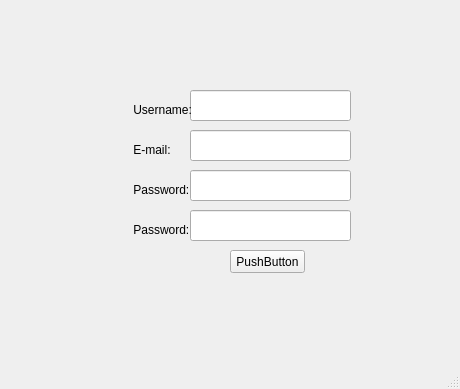
<?xml version="1.0" encoding="UTF-8"?>
<ui version="4.0">
 <class>MainWindow</class>
 <widget class="QMainWindow" name="MainWindow">
  <property name="geometry">
   <rect>
    <x>0</x>
    <y>0</y>
    <width>460</width>
    <height>389</height>
   </rect>
  </property>
  <property name="windowTitle">
   <string>MainWindow</string>
  </property>
  <widget class="QWidget" name="centralwidget">
   <widget class="QLineEdit" name="lineEdit">
    <property name="geometry">
     <rect>
      <x>190</x>
      <y>90</y>
      <width>161</width>
      <height>31</height>
     </rect>
    </property>
    <property name="text">
     <string/>
    </property>
   </widget>
   <widget class="QLabel" name="label">
    <property name="geometry">
     <rect>
      <x>130</x>
      <y>100</y>
      <width>61</width>
      <height>20</height>
     </rect>
    </property>
    <property name="text">
     <string> Username:</string>
    </property>
   </widget>
   <widget class="QLineEdit" name="lineEdit_2">
    <property name="geometry">
     <rect>
      <x>190</x>
      <y>130</y>
      <width>161</width>
      <height>31</height>
     </rect>
    </property>
   </widget>
   <widget class="QLineEdit" name="lineEdit_3">
    <property name="geometry">
     <rect>
      <x>190</x>
      <y>170</y>
      <width>161</width>
      <height>31</height>
     </rect>
    </property>
    <property name="text">
     <string/>
    </property>
   </widget>
   <widget class="QLineEdit" name="lineEdit_4">
    <property name="geometry">
     <rect>
      <x>190</x>
      <y>210</y>
      <width>161</width>
      <height>31</height>
     </rect>
    </property>
    <property name="text">
     <string/>
    </property>
   </widget>
   <widget class="QLabel" name="label_2">
    <property name="geometry">
     <rect>
      <x>130</x>
      <y>140</y>
      <width>61</width>
      <height>20</height>
     </rect>
    </property>
    <property name="text">
     <string> E-mail:</string>
    </property>
   </widget>
   <widget class="QLabel" name="label_3">
    <property name="geometry">
     <rect>
      <x>130</x>
      <y>220</y>
      <width>61</width>
      <height>20</height>
     </rect>
    </property>
    <property name="text">
     <string> Password:</string>
    </property>
   </widget>
   <widget class="QLabel" name="label_4">
    <property name="geometry">
     <rect>
      <x>130</x>
      <y>180</y>
      <width>61</width>
      <height>20</height>
     </rect>
    </property>
    <property name="text">
     <string> Password:</string>
    </property>
   </widget>
   <widget class="QPushButton" name="pushButton">
    <property name="geometry">
     <rect>
      <x>230</x>
      <y>250</y>
      <width>75</width>
      <height>23</height>
     </rect>
    </property>
    <property name="text">
     <string>PushButton</string>
    </property>
   </widget>
  </widget>
  <widget class="QMenuBar" name="menubar">
   <property name="geometry">
    <rect>
     <x>0</x>
     <y>0</y>
     <width>460</width>
     <height>22</height>
    </rect>
   </property>
  </widget>
  <widget class="QStatusBar" name="statusbar"/>
 </widget>
 <resources/>
 <connections/>
</ui>
